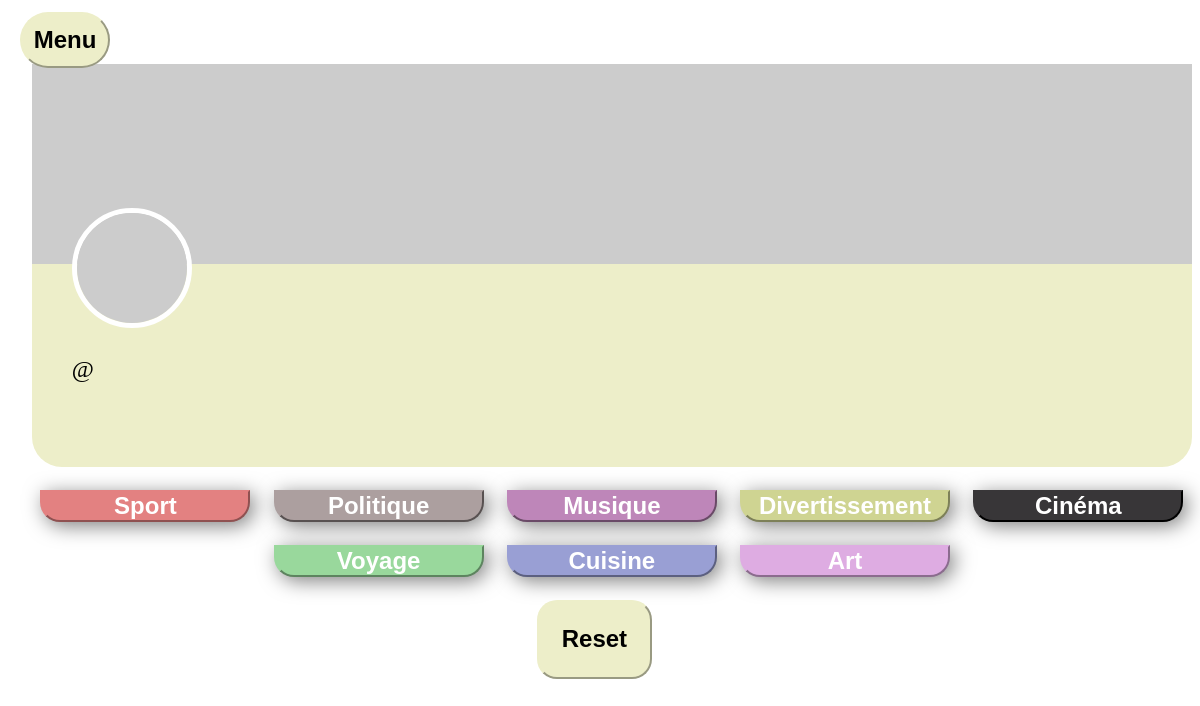
The app's page /user.php?profil=JoshGoz, older data.
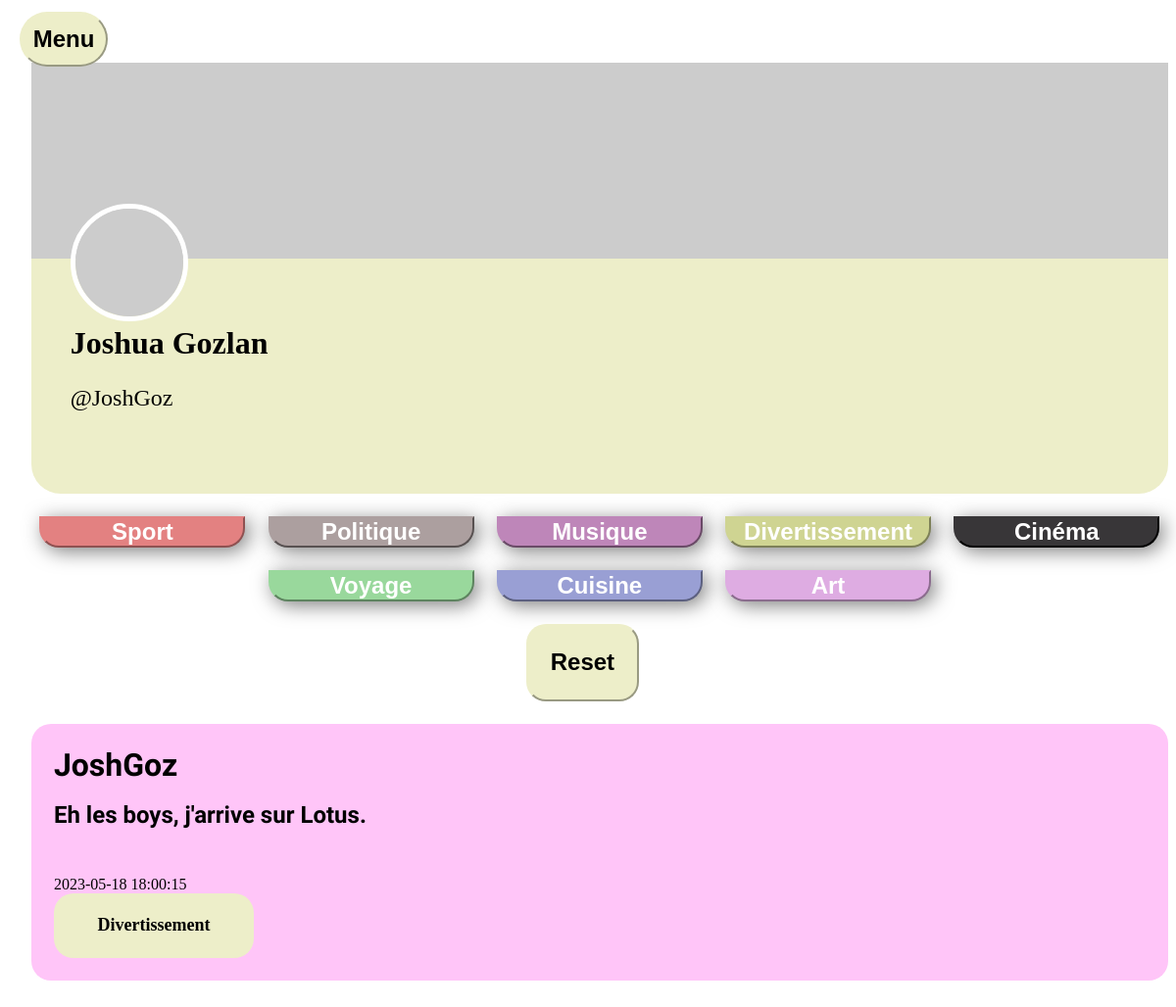
The same page, newer data.
### tables this page shows
CREATE TABLE `users` (
  `id_users` int NOT NULL,
  `pseudo` varchar(30) NOT NULL,
  `prenom` varchar(30) NOT NULL,
  `nom` varchar(30) NOT NULL,
  `mail` varchar(40) NOT NULL,
  `mdp` varchar(255) NOT NULL,
  `user_photo` varchar(150) DEFAULT 'https://picsum.photos/100/100',
  `date_de_naissance` date NOT NULL
);

CREATE TABLE `tweet` (
  `id_tweet` int NOT NULL,
  `message` text NOT NULL,
  `date_heure_message` datetime NOT NULL,
  `type` varchar(40) NOT NULL,
  `image_chemin` varchar(260) DEFAULT NULL,
  `id_users` int NOT NULL
);

### user.php (the view, shortened to what this page needs)
<!DOCTYPE html>
<html lang="fr">
<head>
    <link rel="stylesheet" type="text/css" href="style.css">
</head>
<body>
    <?php
        $pdo = new PDO('mysql:host=localhost;dbname=testtwitter','root', '', array(PDO::ATTR_ERRMODE => PDO::ERRMODE_WARNING, PDO::MYSQL_ATTR_INIT_COMMAND => 'SET NAMES utf8'));
        if(isset($_GET['profil'])){
            $profil_id = $_GET['profil'];
        }
        $random_user = $pdo->query('SELECT id_users, user_photo, pseudo, prenom, nom FROM users ORDER BY RAND() LIMIT 1')->fetch(PDO::FETCH_ASSOC);
        $user_query = $pdo->query("SELECT * FROM users WHERE pseudo='$profil_id'");
        $user = $user_query->fetch(PDO::FETCH_ASSOC);
    ?>
    <button class='button-menu profil-page'>Menu</button>
    <main class="main-profil">
      <div class="head-profil">
        <div class="bio">
          <img src="<?php echo $random_user['user_photo']; ?>" alt="" class="banniere-profil">
            <div class="head">
              <img src="<?php echo $random_user['user_photo']; ?>" alt="" class="head-img">
              <h3 class="head-name"><?php echo $user['prenom'] . ' ' . $user['nom']; ?></h3>
              <p class="head-pseudo">@<?php echo $user['pseudo']; ?></p>
            </div>
        </div>
        <div class="lost">
          <div class="filter-buttons">
            <button class="filter-btn buttons-all sport" data-tag="Sport">Sport</button>
            <button class="filter-btn buttons-all politique" data-tag="Politique">Politique</button>
            <button class="filter-btn buttons-all musique" data-tag="Musique">Musique</button>
            <button class="filter-btn buttons-all divertissement" data-tag="Divertissement">Divertissement</button>
            <button class="filter-btn buttons-all cinema" data-tag="Cinéma">Cinéma</button>
            <button class="filter-btn buttons-all voyage" data-tag="Voyage">Voyage</button>
            <button class="filter-btn buttons-all cuisine" data-tag="Cuisine">Cuisine</button>
            <button class="filter-btn buttons-all art" data-tag="Art">Art</button>
            <button class="reset-filter resetButton">Reset</button>
          </div>
        </div>
        <div class="profil-tweet">
          <?php
            $rqt= "SELECT * FROM tweet WHERE id_users='" . $user['id_users'] . "' ORDER BY date_heure_message DESC";
            $result = $pdo->query($rqt);
            while ($row = $result->fetch(PDO::FETCH_ASSOC)) {
              echo '<div class="tweet_content ' . $row['type'] .' content-respo">';
              echo '<div class="pseudo_message">';
              echo '<span class="pseudo_tweet">' . $user['pseudo'] . '</span><br>';
              echo '<span class="message_tweet">' .$row['message'] . '</span><br>';
              echo '</div>';
              echo '<div class="date_supprimer">';
              echo $row['date_heure_message'] . '<br>';
              echo '<div class="type_response">';
              echo $row['type'];
              echo '</div>';
              echo '</div>';
              echo '</div>';
            }
          ?>
        </div>
      </div>
    </main>
</body>
</html>

Row changes from the older to the newer data that the page shows:
added users: prenom "Joshua", nom "Gozlan", pseudo "JoshGoz"
added tweet: id_users.pseudo "JoshGoz", message "Eh les boys, j'arrive sur Lotus.", date_heure_message "2023-05-18 18:00:15", type "Divertissement"
